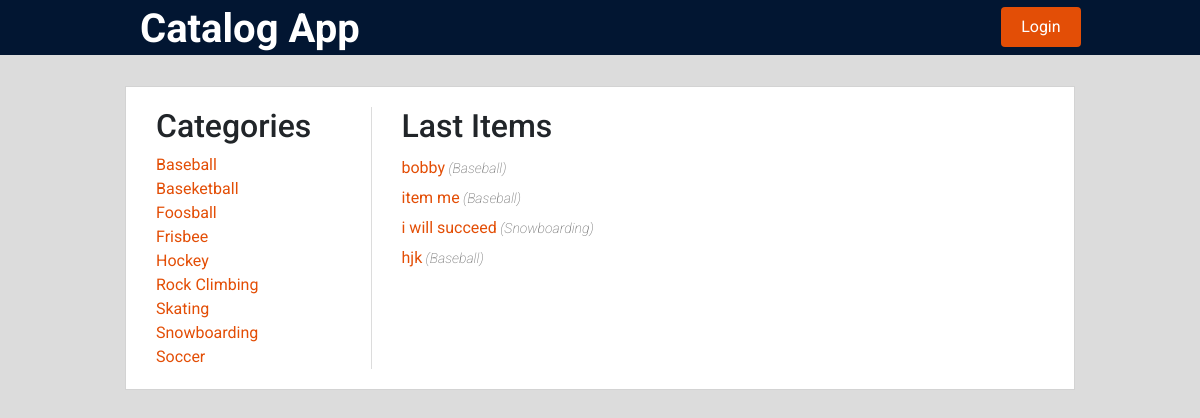
Page /categories/ on the committed database.
### catalogdb.py (models this page shows, shortened)
class Category(Base):
    __tablename__ = 'category'
    id = Column(Integer, primary_key=True)
    name = Column(String(250), nullable=False)

class Item(Base):
    __tablename__ = 'item'
    name = Column(String(80), nullable=False)
    id = Column(Integer, primary_key=True)
    description = Column(String(250))
    category_id = Column(Integer, ForeignKey('category.id'))
    category = relationship(Category)
    user_id = Column(Integer, ForeignKey('user.id'))
    user = relationship(User)
    created_date = Column(DateTime(timezone=True), default=func.now())

### catalog.py (the view)
@app.route('/')
@app.route('/catalog/')
@app.route('/categories/')
def showCategories():
    categories = session.query(Category).order_by(asc(Category.name))
    items = session.query(Item).order_by(Item.created_date)
    if 'username' not in login_session:
        login_session.clear()
    return render_template(
        'categories.html', categories=categories, items=items)

### templates/categories.html (shortened to what this page needs)
{% extends "main.html" %}
{% block content %}
<div class="row padding-top padding-bottom">
<div class="col"></div>
<div class="col-md-10 padding-none" id="ljc-wrapper">
	<div class="container">
	<div class="row">
		<div class="col-3" >
			<h2>Categories</h2>
			{% for category in categories %}
				<div class="row">
					<div class="col-md-10 categories-list">
					<a class="listing-links" href = '{{url_for('showCategories')}}'>
					{{category.name}}</a>
					</div>
					<div class="col-md-1"></div>
				</div>
			{% endfor %}
		</div>
		<div class="col" id="ljc-vline">
		<div id="inner-div">
			<h2>Last Items</h2>
			{% for item in items %}
				<div class="row">
				<div class="col-md-10 categories-list">
					<a class="listing-links" href = '{{url_for('viewItem', item_id = item.id)}}'>
					{{item.name}}<span> ({{item.category.name}})</span>
					</a>
				</div>
				<div class="col-md-1"></div>
				</div>
			{% endfor %}
		</div>
		</div>
	</div>
	</div>
</div>
<div class="col"></div>
</div>
{% endblock %}

### templates/main.html (shortened to what this page needs)
<!DOCTYPE html>
<html lang="en">
	<head>
		<link rel="stylesheet"
		href="https://maxcdn.bootstrapcdn.com/bootstrap/4.0.0-beta/css/bootstrap.min.css"
>
		<link rel="stylesheet" type="text/css" href="/static/catalog.css">
		<link rel="stylesheet" type="text/css" href="/static/header.css">
	</head>
	<body>
		{% include "header.html" %}
		{% include "flash.html" %}
		<div class="container">
			{% block content %}
			{% endblock %}
		</div>
	</body>
</html>

### templates/header.html
<header>
<div class="container">
	<div class="row padding-top padding-bottom">
		<div class="col-md-1"></div>
		<div class="col" >
			<h1>
				<a href = '{{url_for('showCategories')}}'>Catalog App</a>
</h1>
		</div>
		<div class="col"></div>
		<div class="col"></div>
		<div class="col btn" >
			{%if 'username' not in session %}
			<form id="form-login" action="{{url_for('showLogin')}}">
				<button class="btn btn-default" id="login-btn">Login</button>
			</form>
			{% else %}
			<form id="form-logout" action="{{url_for('disconnect')}}">
				<button class="btn btn-default" id="login-btn">Logout</button>
			</form>
			{% endif %}
		</div>
	</div>
</div>
</header>

### templates/flash.html (shortened to what this page needs)
<div class="row">
	<div class = 'flash col'>
	</div>
</div>

### static/catalog.css (style rules this page uses)
* { font-family: "Helvetica Neue Bold", Roboto, Helvetica, Arial, sans-serif; font-weight: 700; }
body { background-color: #DCDCDC; }
h1 a { color: white; }
#ljc-wrapper { border-style:solid; border-color:#D3D3D3; margin-top: 30px; background-color: white; border-width: 1px; padding-top: 20px; padding-bottom: 20px; }
#ljc-vline { border-left: 1px solid #DCDCDC; line-height: 30px; }
.listing-links { color: rgb(227,78,6); line-height: 16px; font-size: 16px; font-weight: 400; }
.listing-links span { color:grey; font-weight: 200; font-size: 14px; font-style: italic; }
#inner-div { padding-left:15px; }

### static/header.css (style rules this page uses)
header { background-color: rgb(2,22,50); height:55px; width:100%; display:flex; }
header h1 { margin-top: 5px; color: #FFF; }
header button { height:40px; width:80px; background-color: rgb(227,78,6); color: #FFF; font-size: 17px; }

### rows in the picture
Category: name "Baseball"
Category: name "Baseketball"
Category: name "Foosball"
Category: name "Frisbee"
Category: name "Hockey"
Category: name "Rock Climbing"
Category: name "Skating"
Category: name "Snowboarding"
Category: name "Soccer"
Item: name "bobby", category.name "Baseball"
Item: name "item me", category.name "Baseball"
Item: name "i will succeed", category.name "Snowboarding"
Item: name "hjk", category.name "Baseball"
